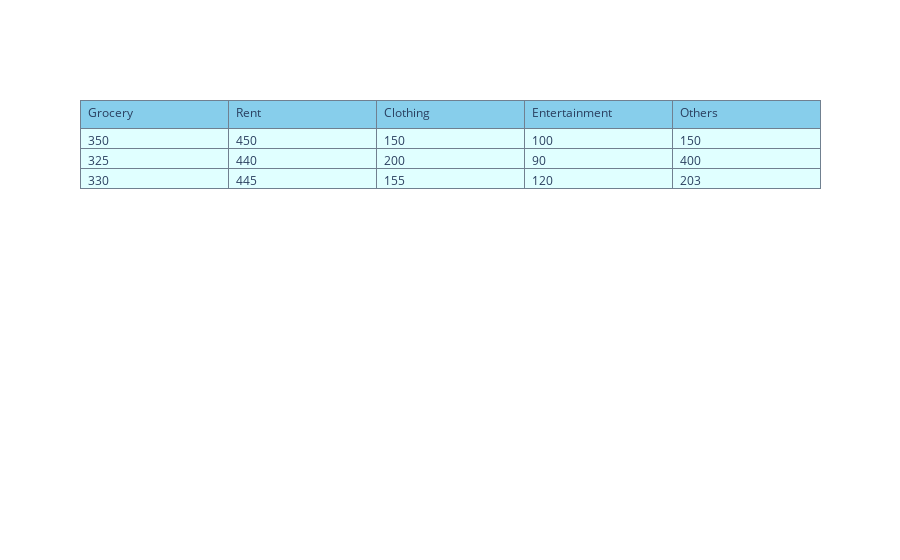

The notebook cell this image was saved under:
### Markdown cell above
### `TABLE - PLOTLY`
- A  table generated using `plotly` 
- Created using `go.Table` which provides a Table object for viewing data.
- [Table-Plotly Guide]('https://plotly.com/python/table/')

### Code cell
# Plotly Table
fig = go.Figure(data=[go.Table(header=dict(values=['Grocery', 'Rent', 'Clothing', 'Entertainment', 'Others'], 
                                           line_color='slategrey',fill_color='skyblue', align='left'),
                               cells=dict(values=[[350, 325, 330], [450, 440, 445], [150, 200, 155], [100,90, 120], [150, 400, 203]], 
                                          line_color='slategrey',fill_color='lightcyan', align='left'))])
fig.show()

### Figure 1 — Plotly figure (JSON) as saved in the notebook; plotly's stock layout.template omitted (floating-point values rounded to 4 significant figures)
{"data": [{"cells": {"align": "left", "fill": {"color": "lightcyan"}, "line": {"color": "slategrey"}, "values": [[350, 325, 330], [450, 440, 445], [150, 200, 155], [100, 90, 120], [150, 400, 203]]}, "header": {"align": "left", "fill": {"color": "skyblue"}, "line": {"color": "slategrey"}, "values": ["Grocery", "Rent", "Clothing", "Entertainment", "Others"]}, "type": "table"}], "layout": {}}
